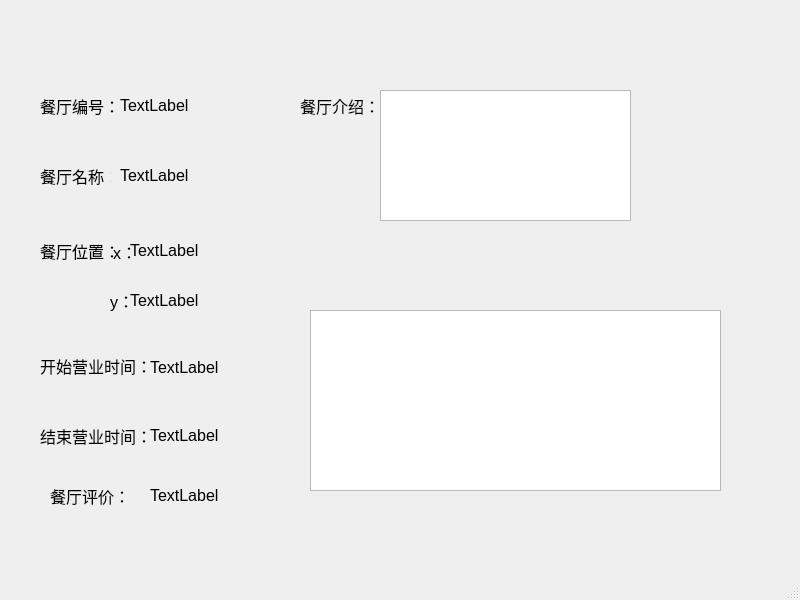
<?xml version="1.0" encoding="UTF-8"?>
<ui version="4.0">
 <class>renut_info</class>
 <widget class="QMainWindow" name="renut_info">
  <property name="geometry">
   <rect>
    <x>0</x>
    <y>0</y>
    <width>800</width>
    <height>600</height>
   </rect>
  </property>
  <property name="windowTitle">
   <string>MainWindow</string>
  </property>
  <widget class="QWidget" name="centralwidget">
   <widget class="QLabel" name="label">
    <property name="geometry">
     <rect>
      <x>40</x>
      <y>90</y>
      <width>91</width>
      <height>31</height>
     </rect>
    </property>
    <property name="font">
     <font>
      <family>Arial</family>
      <pointsize>12</pointsize>
     </font>
    </property>
    <property name="text">
     <string>餐厅编号：</string>
    </property>
   </widget>
   <widget class="QLabel" name="label_2">
    <property name="geometry">
     <rect>
      <x>120</x>
      <y>95</y>
      <width>101</width>
      <height>21</height>
     </rect>
    </property>
    <property name="font">
     <font>
      <family>Arial</family>
      <pointsize>12</pointsize>
     </font>
    </property>
    <property name="text">
     <string>TextLabel</string>
    </property>
   </widget>
   <widget class="QLabel" name="label_3">
    <property name="geometry">
     <rect>
      <x>40</x>
      <y>160</y>
      <width>71</width>
      <height>31</height>
     </rect>
    </property>
    <property name="font">
     <font>
      <family>Arial</family>
      <pointsize>12</pointsize>
     </font>
    </property>
    <property name="text">
     <string>餐厅名称：</string>
    </property>
   </widget>
   <widget class="QLabel" name="label_4">
    <property name="geometry">
     <rect>
      <x>120</x>
      <y>160</y>
      <width>81</width>
      <height>31</height>
     </rect>
    </property>
    <property name="font">
     <font>
      <family>Arial</family>
      <pointsize>12</pointsize>
     </font>
    </property>
    <property name="text">
     <string>TextLabel</string>
    </property>
   </widget>
   <widget class="QLabel" name="label_5">
    <property name="geometry">
     <rect>
      <x>40</x>
      <y>230</y>
      <width>81</width>
      <height>41</height>
     </rect>
    </property>
    <property name="font">
     <font>
      <family>Arial</family>
      <pointsize>12</pointsize>
     </font>
    </property>
    <property name="text">
     <string>餐厅位置：</string>
    </property>
   </widget>
   <widget class="QLabel" name="label_6">
    <property name="geometry">
     <rect>
      <x>113</x>
      <y>231</y>
      <width>71</width>
      <height>41</height>
     </rect>
    </property>
    <property name="font">
     <font>
      <family>Arial</family>
      <pointsize>12</pointsize>
     </font>
    </property>
    <property name="text">
     <string>x：</string>
    </property>
   </widget>
   <widget class="QLabel" name="label_7">
    <property name="geometry">
     <rect>
      <x>130</x>
      <y>240</y>
      <width>111</width>
      <height>21</height>
     </rect>
    </property>
    <property name="font">
     <font>
      <family>Arial</family>
      <pointsize>12</pointsize>
     </font>
    </property>
    <property name="text">
     <string>TextLabel</string>
    </property>
   </widget>
   <widget class="QLabel" name="label_8">
    <property name="geometry">
     <rect>
      <x>110</x>
      <y>290</y>
      <width>54</width>
      <height>21</height>
     </rect>
    </property>
    <property name="font">
     <font>
      <family>Arial</family>
      <pointsize>12</pointsize>
     </font>
    </property>
    <property name="text">
     <string>y：</string>
    </property>
   </widget>
   <widget class="QLabel" name="label_9">
    <property name="geometry">
     <rect>
      <x>130</x>
      <y>290</y>
      <width>91</width>
      <height>21</height>
     </rect>
    </property>
    <property name="font">
     <font>
      <family>Arial</family>
      <pointsize>12</pointsize>
     </font>
    </property>
    <property name="text">
     <string>TextLabel</string>
    </property>
   </widget>
   <widget class="QLabel" name="label_10">
    <property name="geometry">
     <rect>
      <x>40</x>
      <y>350</y>
      <width>111</width>
      <height>31</height>
     </rect>
    </property>
    <property name="font">
     <font>
      <family>Arial</family>
      <pointsize>12</pointsize>
     </font>
    </property>
    <property name="text">
     <string>开始营业时间：</string>
    </property>
   </widget>
   <widget class="QLabel" name="label_11">
    <property name="geometry">
     <rect>
      <x>150</x>
      <y>352</y>
      <width>111</width>
      <height>31</height>
     </rect>
    </property>
    <property name="font">
     <font>
      <family>Arial</family>
      <pointsize>12</pointsize>
     </font>
    </property>
    <property name="text">
     <string>TextLabel</string>
    </property>
   </widget>
   <widget class="QLabel" name="label_12">
    <property name="geometry">
     <rect>
      <x>40</x>
      <y>420</y>
      <width>121</width>
      <height>31</height>
     </rect>
    </property>
    <property name="font">
     <font>
      <family>Arial</family>
      <pointsize>12</pointsize>
     </font>
    </property>
    <property name="text">
     <string>结束营业时间：</string>
    </property>
   </widget>
   <widget class="QLabel" name="label_13">
    <property name="geometry">
     <rect>
      <x>150</x>
      <y>420</y>
      <width>101</width>
      <height>31</height>
     </rect>
    </property>
    <property name="font">
     <font>
      <family>Arial</family>
      <pointsize>12</pointsize>
     </font>
    </property>
    <property name="text">
     <string>TextLabel</string>
    </property>
   </widget>
   <widget class="QLabel" name="label_14">
    <property name="geometry">
     <rect>
      <x>50</x>
      <y>480</y>
      <width>91</width>
      <height>31</height>
     </rect>
    </property>
    <property name="font">
     <font>
      <family>Arial</family>
      <pointsize>12</pointsize>
     </font>
    </property>
    <property name="text">
     <string>餐厅评价：</string>
    </property>
   </widget>
   <widget class="QLabel" name="label_15">
    <property name="geometry">
     <rect>
      <x>150</x>
      <y>480</y>
      <width>91</width>
      <height>31</height>
     </rect>
    </property>
    <property name="font">
     <font>
      <family>Arial</family>
      <pointsize>12</pointsize>
     </font>
    </property>
    <property name="text">
     <string>TextLabel</string>
    </property>
   </widget>
   <widget class="QListWidget" name="listWidget">
    <property name="geometry">
     <rect>
      <x>310</x>
      <y>310</y>
      <width>411</width>
      <height>181</height>
     </rect>
    </property>
   </widget>
   <widget class="QLabel" name="label_16">
    <property name="geometry">
     <rect>
      <x>300</x>
      <y>90</y>
      <width>91</width>
      <height>31</height>
     </rect>
    </property>
    <property name="font">
     <font>
      <family>Arial</family>
      <pointsize>12</pointsize>
     </font>
    </property>
    <property name="text">
     <string>餐厅介绍：</string>
    </property>
   </widget>
   <widget class="QTextEdit" name="textEdit">
    <property name="geometry">
     <rect>
      <x>380</x>
      <y>90</y>
      <width>251</width>
      <height>131</height>
     </rect>
    </property>
   </widget>
  </widget>
  <widget class="QMenuBar" name="menubar">
   <property name="geometry">
    <rect>
     <x>0</x>
     <y>0</y>
     <width>800</width>
     <height>23</height>
    </rect>
   </property>
  </widget>
  <widget class="QStatusBar" name="statusbar"/>
 </widget>
 <resources/>
 <connections/>
</ui>
